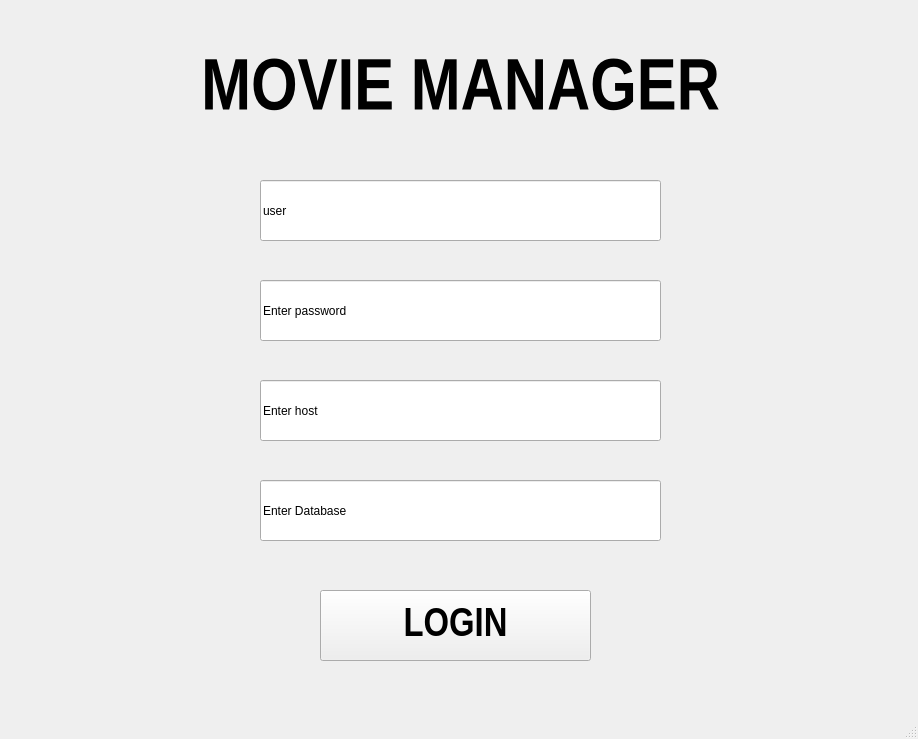
<?xml version="1.0" encoding="UTF-8"?>
<ui version="4.0">
 <class>MainWindow</class>
 <widget class="QMainWindow" name="MainWindow">
  <property name="geometry">
   <rect>
    <x>0</x>
    <y>0</y>
    <width>918</width>
    <height>739</height>
   </rect>
  </property>
  <property name="minimumSize">
   <size>
    <width>918</width>
    <height>739</height>
   </size>
  </property>
  <property name="maximumSize">
   <size>
    <width>918</width>
    <height>739</height>
   </size>
  </property>
  <property name="windowTitle">
   <string>MainWindow</string>
  </property>
  <widget class="QWidget" name="centralwidget">
   <widget class="QLabel" name="label">
    <property name="enabled">
     <bool>true</bool>
    </property>
    <property name="geometry">
     <rect>
      <x>30</x>
      <y>20</y>
      <width>861</width>
      <height>141</height>
     </rect>
    </property>
    <property name="font">
     <font>
      <family>Arial Narrow</family>
      <pointsize>55</pointsize>
      <weight>75</weight>
      <bold>true</bold>
     </font>
    </property>
    <property name="text">
     <string>MOVIE MANAGER</string>
    </property>
    <property name="alignment">
     <set>Qt::AlignCenter</set>
    </property>
    <property name="wordWrap">
     <bool>false</bool>
    </property>
    <property name="textInteractionFlags">
     <set>Qt::NoTextInteraction</set>
    </property>
   </widget>
   <widget class="QLineEdit" name="lineEdit">
    <property name="geometry">
     <rect>
      <x>260</x>
      <y>180</y>
      <width>401</width>
      <height>61</height>
     </rect>
    </property>
    <property name="text">
     <string>user</string>
    </property>
   </widget>
   <widget class="QPushButton" name="pushButton">
    <property name="geometry">
     <rect>
      <x>320</x>
      <y>590</y>
      <width>271</width>
      <height>71</height>
     </rect>
    </property>
    <property name="font">
     <font>
      <family>Arial Narrow</family>
      <pointsize>30</pointsize>
      <weight>75</weight>
      <bold>true</bold>
     </font>
    </property>
    <property name="text">
     <string>LOGIN</string>
    </property>
   </widget>
   <widget class="QLineEdit" name="lineEdit_2">
    <property name="geometry">
     <rect>
      <x>260</x>
      <y>280</y>
      <width>401</width>
      <height>61</height>
     </rect>
    </property>
    <property name="text">
     <string>Enter password</string>
    </property>
   </widget>
   <widget class="QLineEdit" name="lineEdit_3">
    <property name="geometry">
     <rect>
      <x>260</x>
      <y>380</y>
      <width>401</width>
      <height>61</height>
     </rect>
    </property>
    <property name="text">
     <string>Enter host</string>
    </property>
   </widget>
   <widget class="QLineEdit" name="lineEdit_4">
    <property name="geometry">
     <rect>
      <x>260</x>
      <y>480</y>
      <width>401</width>
      <height>61</height>
     </rect>
    </property>
    <property name="text">
     <string>Enter Database</string>
    </property>
   </widget>
  </widget>
  <widget class="QMenuBar" name="menubar">
   <property name="geometry">
    <rect>
     <x>0</x>
     <y>0</y>
     <width>918</width>
     <height>26</height>
    </rect>
   </property>
  </widget>
  <widget class="QStatusBar" name="statusbar"/>
 </widget>
 <resources/>
 <connections/>
</ui>
